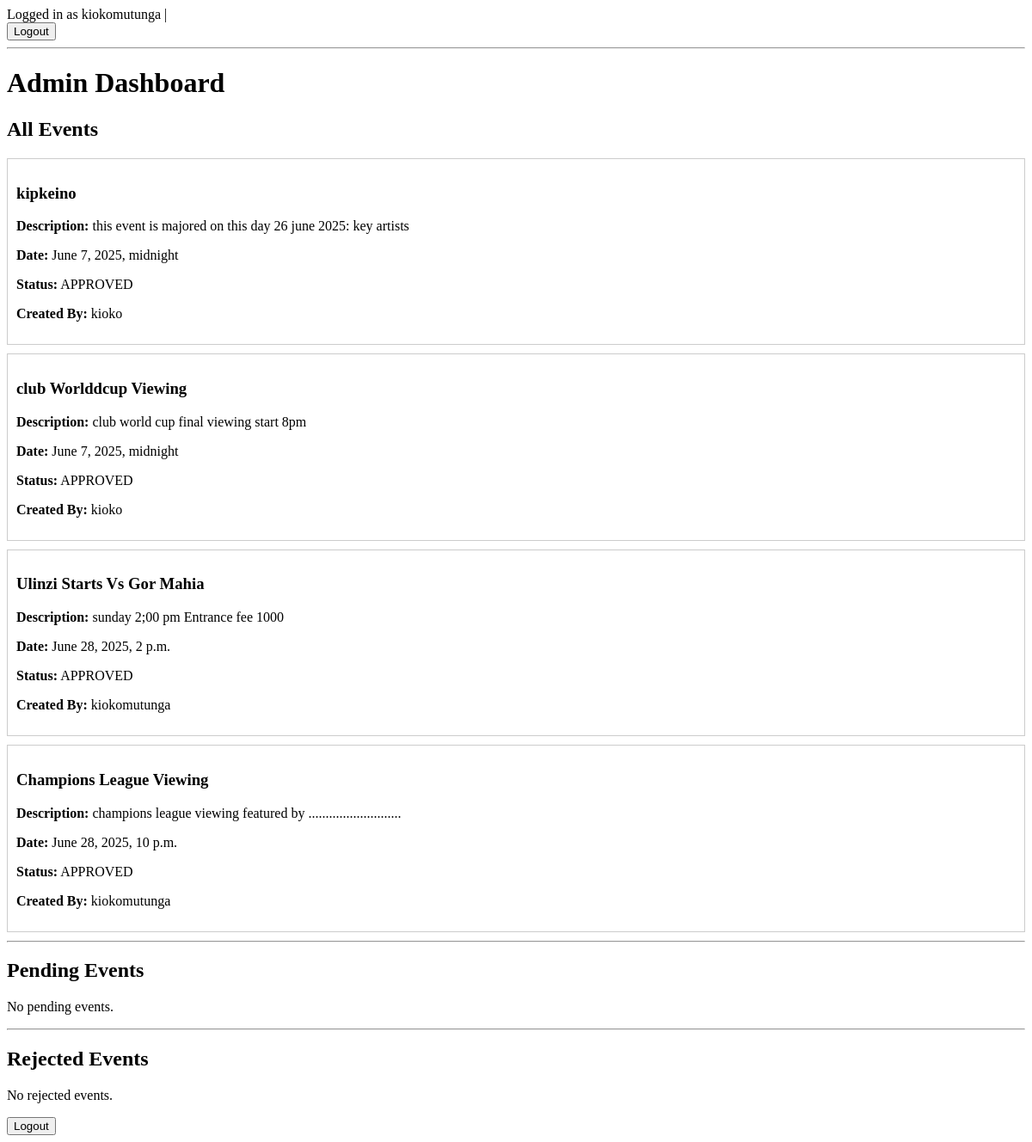
The app's page /staff/dashboard/ (signed in), older data.
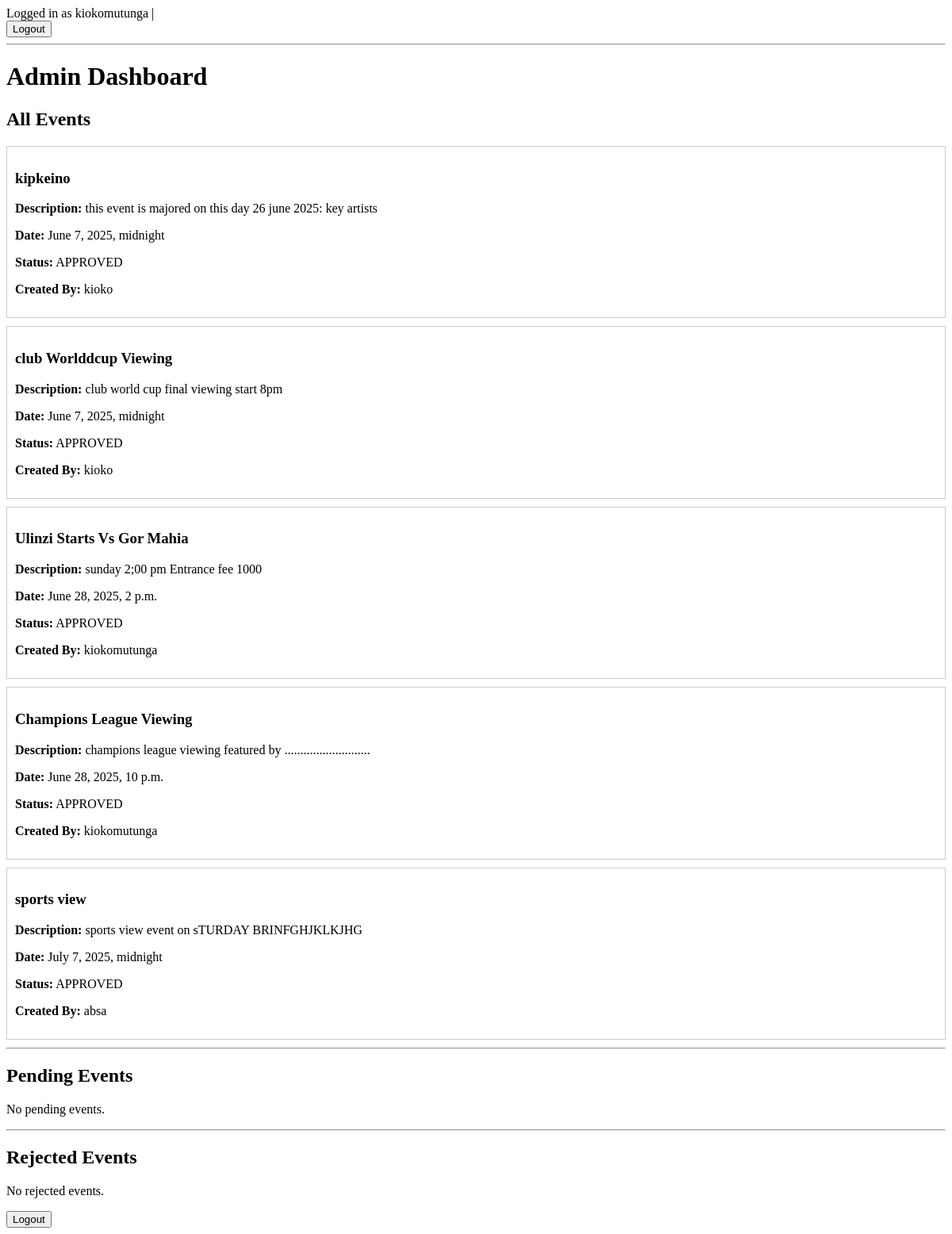
The same page, newer data.
### bookings/models.py (models this page shows, shortened)
class Event(models.Model):
    STATUS_CHOICES = [
        ('PENDING','pending'),
        ('APPROVED','Approved'),
        ('REJECTED','Rejected'),
    ]
    name = models.CharField(max_length=100)
    description = models.TextField()
    date = models.DateTimeField()
    created_by = models.ForeignKey(settings.AUTH_USER_MODEL, on_delete=models.CASCADE)
    status = models.CharField(max_length=10,choices=STATUS_CHOICES, default='PENDING')
    rejection_reason = models.TextField(blank=True, null=True)
    updated_at = models.DateTimeField(auto_now=True)

class CustomUser(AbstractUser):
    email = models.EmailField(unique=True)
    phone_number = models.CharField(max_length=15, blank=True)
    def __str__(self):
        return self.username

### bookings/views.py (the view)
# urls.py: path('staff/dashboard/', views.admin_dashboard, name='admin_dashboard'),
@login_required
@user_passes_test(is_admin)
def admin_dashboard(request):
    all_events = Event.objects.all()
    pending_events = Event.objects.filter(status='PENDING')
    rejected_events = Event.objects.filter(status='REJECTED')
    return render(request, 'bookings/admin_dashboard.html', {
        'all_events': all_events,
        'pending_events': pending_events,
        'rejected_events': rejected_events,
    })

### bookings/views.py (called while the page is built)
def is_admin(user):
    return user.is_staff

### templates/bookings/admin_dashboard.html (shortened to what this page needs)
{% extends 'base.html' %}
{% block content %}
  <h1>Admin Dashboard</h1>
  <h2>All Events</h2>
  {% if all_events %}
    {% for event in all_events %}
      <div style="border: 1px solid #ccc; padding: 10px; margin: 10px 0;">
        <h3>{{ event.name }}</h3>
        <p><strong>Description:</strong> {{ event.description }}</p>
        <p><strong>Date:</strong> {{ event.date }}</p>
        <p><strong>Status:</strong> {{ event.status }}</p>
        <p><strong>Created By:</strong> {{ event.created_by }}</p>
      </div>
    {% endfor %}
  {% else %}
    <p>No events found.</p>
  {% endif %}
  <hr>
  <h2>Pending Events</h2>
  {% if pending_events %}
    <ul>
      {% for event in pending_events %}
        <li>{{ event.name }} - <a href="{% url 'review_event' event.id %}">Review</a></li>
      {% endfor %}
    </ul>
  {% else %}
    <p>No pending events.</p>
  {% endif %}
  <hr>
  <h2>Rejected Events</h2>
  {% if rejected_events %}
    <ul>
      {% for event in rejected_events %}
        <li>{{ event.name }} - Reason: {{ event.rejection_reason }}</li>
      {% endfor %}
    </ul>
  {% else %}
    <p>No rejected events.</p>
  {% endif %}
  <form method="POST" action="{% url 'logout' %}">
    <button type="submit">Logout</button>
</form>
{% endblock %}

Row changes from the older to the newer data that the page shows:
added Event: name "sports view", description "sports view event on sTURDAY BRINFGHJKLKJHG", date "July 7, 2025, midnight", status "APPROVED", created_by "absa"
